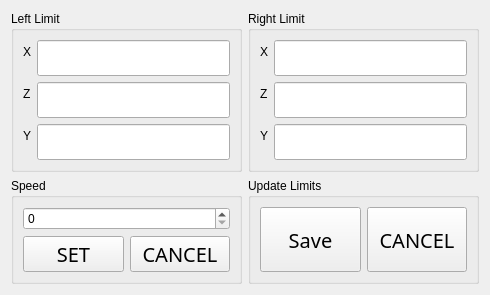
      <widget class="QWidget" name="tab">
       <attribute name="title">
        <string>TRAVERSE</string>
       </attribute>
       <layout class="QGridLayout" name="gridLayout_4">
        <item row="0" column="0">
         <widget class="QGroupBox" name="groupBox_3">
          <property name="autoFillBackground">
           <bool>false</bool>
          </property>
          <property name="title">
           <string>Left Limit</string>
          </property>
          <layout class="QFormLayout" name="formLayout_2">
           <property name="fieldGrowthPolicy">
            <enum>QFormLayout::AllNonFixedFieldsGrow</enum>
           </property>
           <item row="0" column="0">
            <widget class="QLabel" name="label_8">
             <property name="toolTip">
              <string>AKA Table Left and Right</string>
             </property>
             <property name="text">
              <string>X</string>
             </property>
            </widget>
           </item>
           <item row="0" column="1">
            <widget class="QLineEdit" name="traverse_limit_min_x">
             <property name="font">
              <font>
               <family>Sans</family>
               <pointsize>15</pointsize>
               <weight>50</weight>
               <italic>false</italic>
               <bold>false</bold>
              </font>
             </property>
             <property name="text">
              <string/>
             </property>
             <property name="echoMode">
              <enum>QLineEdit::Password</enum>
             </property>
            </widget>
           </item>
           <item row="1" column="0">
            <widget class="QLabel" name="label_10">
             <property name="toolTip">
              <string>AKA Table In and Out</string>
             </property>
             <property name="text">
              <string>Z</string>
             </property>
            </widget>
           </item>
           <item row="1" column="1">
            <widget class="QLineEdit" name="traverse_limit_min_z">
             <property name="sizePolicy">
              <sizepolicy hsizetype="Expanding" vsizetype="Fixed">
               <horstretch>0</horstretch>
               <verstretch>0</verstretch>
              </sizepolicy>
             </property>
             <property name="font">
              <font>
               <family>Sans</family>
               <pointsize>15</pointsize>
               <weight>50</weight>
               <italic>false</italic>
               <bold>false</bold>
              </font>
             </property>
             <property name="text">
              <string/>
             </property>
             <property name="echoMode">
              <enum>QLineEdit::Password</enum>
             </property>
            </widget>
           </item>
           <item row="2" column="0">
            <widget class="QLabel" name="label_11">
             <property name="toolTip">
              <string>AKA Spindle Up and Down</string>
             </property>
             <property name="text">
              <string>Y</string>
             </property>
            </widget>
           </item>
           <item row="2" column="1">
            <widget class="QLineEdit" name="traverse_limit_min_y">
             <property name="font">
              <font>
               <family>Sans</family>
               <pointsize>15</pointsize>
               <weight>50</weight>
               <italic>false</italic>
               <bold>false</bold>
              </font>
             </property>
             <property name="text">
              <string/>
             </property>
             <property name="echoMode">
              <enum>QLineEdit::Password</enum>
             </property>
            </widget>
           </item>
          </layout>
         </widget>
        </item>
        <item row="0" column="1">
         <widget class="QGroupBox" name="groupBox_4">
          <property name="autoFillBackground">
           <bool>false</bool>
          </property>
          <property name="title">
           <string>Right Limit</string>
          </property>
          <layout class="QFormLayout" name="formLayout_3">
           <item row="0" column="0">
            <widget class="QLabel" name="label_12">
             <property name="toolTip">
              <string>AKA Table Left and Right</string>
             </property>
             <property name="text">
              <string>X</string>
             </property>
            </widget>
           </item>
           <item row="0" column="1">
            <widget class="QLineEdit" name="traverse_limit_max_x">
             <property name="font">
              <font>
               <family>Sans</family>
               <pointsize>15</pointsize>
               <weight>50</weight>
               <italic>false</italic>
               <bold>false</bold>
              </font>
             </property>
             <property name="text">
              <string/>
             </property>
             <property name="echoMode">
              <enum>QLineEdit::Password</enum>
             </property>
            </widget>
           </item>
           <item row="1" column="0">
            <widget class="QLabel" name="label_13">
             <property name="toolTip">
              <string>AKA Table In and Out</string>
             </property>
             <property name="text">
              <string>Z</string>
             </property>
            </widget>
           </item>
           <item row="1" column="1">
            <widget class="QLineEdit" name="traverse_limit_max_z">
             <property name="sizePolicy">
              <sizepolicy hsizetype="Expanding" vsizetype="Fixed">
               <horstretch>0</horstretch>
               <verstretch>0</verstretch>
              </sizepolicy>
             </property>
             <property name="font">
              <font>
               <family>Sans</family>
               <pointsize>15</pointsize>
               <weight>50</weight>
               <italic>false</italic>
               <bold>false</bold>
              </font>
             </property>
             <property name="text">
              <string/>
             </property>
             <property name="echoMode">
              <enum>QLineEdit::Password</enum>
             </property>
            </widget>
           </item>
           <item row="2" column="0">
            <widget class="QLabel" name="label_14">
             <property name="toolTip">
              <string>AKA Spindle Up and Down</string>
             </property>
             <property name="text">
              <string>Y</string>
             </property>
            </widget>
           </item>
           <item row="2" column="1">
            <widget class="QLineEdit" name="traverse_limit_max_y">
             <property name="font">
              <font>
               <family>Sans</family>
               <pointsize>15</pointsize>
               <weight>50</weight>
               <italic>false</italic>
               <bold>false</bold>
              </font>
             </property>
             <property name="text">
              <string/>
             </property>
             <property name="echoMode">
              <enum>QLineEdit::Password</enum>
             </property>
            </widget>
           </item>
          </layout>
         </widget>
        </item>
        <item row="1" column="1">
         <widget class="QGroupBox" name="groupBox">
          <property name="title">
           <string>Update Limits</string>
          </property>
          <layout class="QHBoxLayout" name="horizontalLayout">
           <item>
            <widget class="QPushButton" name="save_traverse">
             <property name="sizePolicy">
              <sizepolicy hsizetype="Minimum" vsizetype="Minimum">
               <horstretch>0</horstretch>
               <verstretch>0</verstretch>
              </sizepolicy>
             </property>
             <property name="maximumSize">
              <size>
               <width>120</width>
               <height>120</height>
              </size>
             </property>
             <property name="font">
              <font>
               <family>Sans</family>
               <pointsize>15</pointsize>
               <weight>50</weight>
               <italic>false</italic>
               <bold>false</bold>
              </font>
             </property>
             <property name="text">
              <string>Save</string>
             </property>
             <property name="checkable">
              <bool>true</bool>
             </property>
            </widget>
           </item>
           <item>
            <widget class="QPushButton" name="cancel_edit_traverse">
             <property name="sizePolicy">
              <sizepolicy hsizetype="Minimum" vsizetype="Minimum">
               <horstretch>0</horstretch>
               <verstretch>0</verstretch>
              </sizepolicy>
             </property>
             <property name="maximumSize">
              <size>
               <width>120</width>
               <height>120</height>
              </size>
             </property>
             <property name="font">
              <font>
               <family>Sans</family>
               <pointsize>15</pointsize>
               <weight>50</weight>
               <italic>false</italic>
               <bold>false</bold>
              </font>
             </property>
             <property name="text">
              <string>CANCEL</string>
             </property>
             <property name="checkable">
              <bool>true</bool>
             </property>
            </widget>
           </item>
          </layout>
         </widget>
        </item>
        <item row="1" column="0">
         <widget class="QGroupBox" name="groupBox_9">
          <property name="title">
           <string>Speed</string>
          </property>
          <layout class="QVBoxLayout" name="verticalLayout_3">
           <item>
            <widget class="QSpinBox" name="traverse_speed"/>
           </item>
           <item>
            <layout class="QHBoxLayout" name="horizontalLayout_6">
             <item>
              <widget class="QPushButton" name="save_traverse_speed">
               <property name="sizePolicy">
                <sizepolicy hsizetype="Minimum" vsizetype="Minimum">
                 <horstretch>0</horstretch>
                 <verstretch>0</verstretch>
                </sizepolicy>
               </property>
               <property name="maximumSize">
                <size>
                 <width>120</width>
                 <height>80</height>
                </size>
               </property>
               <property name="font">
                <font>
                 <family>Sans</family>
                 <pointsize>15</pointsize>
                 <weight>50</weight>
                 <italic>false</italic>
                 <bold>false</bold>
                </font>
               </property>
               <property name="text">
                <string>SET</string>
               </property>
               <property name="checkable">
                <bool>true</bool>
               </property>
              </widget>
             </item>
             <item>
              <widget class="QPushButton" name="cancel_edit_traverse_speed">
               <property name="sizePolicy">
                <sizepolicy hsizetype="Minimum" vsizetype="Minimum">
                 <horstretch>0</horstretch>
                 <verstretch>0</verstretch>
                </sizepolicy>
               </property>
               <property name="maximumSize">
                <size>
                 <width>120</width>
                 <height>80</height>
                </size>
               </property>
               <property name="font">
                <font>
                 <family>Sans</family>
                 <pointsize>15</pointsize>
                 <weight>50</weight>
                 <italic>false</italic>
                 <bold>false</bold>
                </font>
               </property>
               <property name="text">
                <string>CANCEL</string>
               </property>
               <property name="checkable">
                <bool>true</bool>
               </property>
              </widget>
             </item>
            </layout>
           </item>
          </layout>
         </widget>
        </item>
       </layout>
      </widget>
